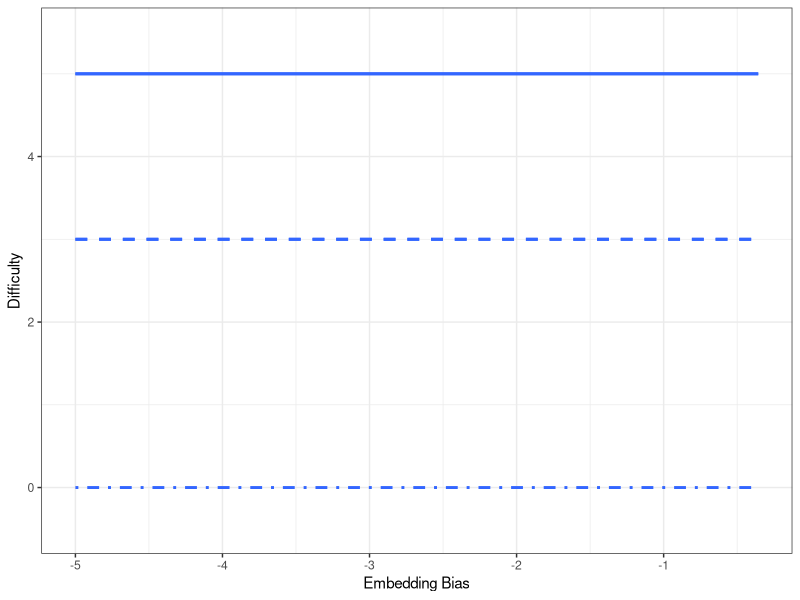

Write R code to recreate this figure.
library(tidyr)
library(dplyr)


library(ggplot2)

data = read.csv("conceptual.tsv", sep="\t")

data$compatible = grepl("_compatible", data$Condition)
data$HasSC = !grepl("NoSC", data$Condition)
data$HasRC = grepl("RC", data$Condition)

data$HasSCHasRC = (paste(data$HasSC, data$HasRC, sep="_"))


data[data$Ratio == 0,]$Ratio = log(0.7)

plot = ggplot(data %>% filter(Theory == "DLT") %>% group_by(compatible, HasSCHasRC, HasSC, HasRC, Condition, Ratio) %>% summarise(Difficulty=mean(Difficulty)), aes(x=Ratio, y=Difficulty, group=Condition, linetype=HasSCHasRC)) + geom_smooth(method="lm", se=F) + theme_bw() + theme(legend.position = "none") + xlab("Embedding Bias") + ylab("Difficulty") + scale_linetype_manual(values = c("FALSE_FALSE" = "dotdash",
                                "TRUE_FALSE"="dashed",
                                "TRUE_TRUE"="solid"))
plot = plot + ylim(-0.5, 5.5) 
ggsave(plot, file="figures/conceptual-predictions-dlt_Greyscale.pdf", width=1.8, height=1.8)



